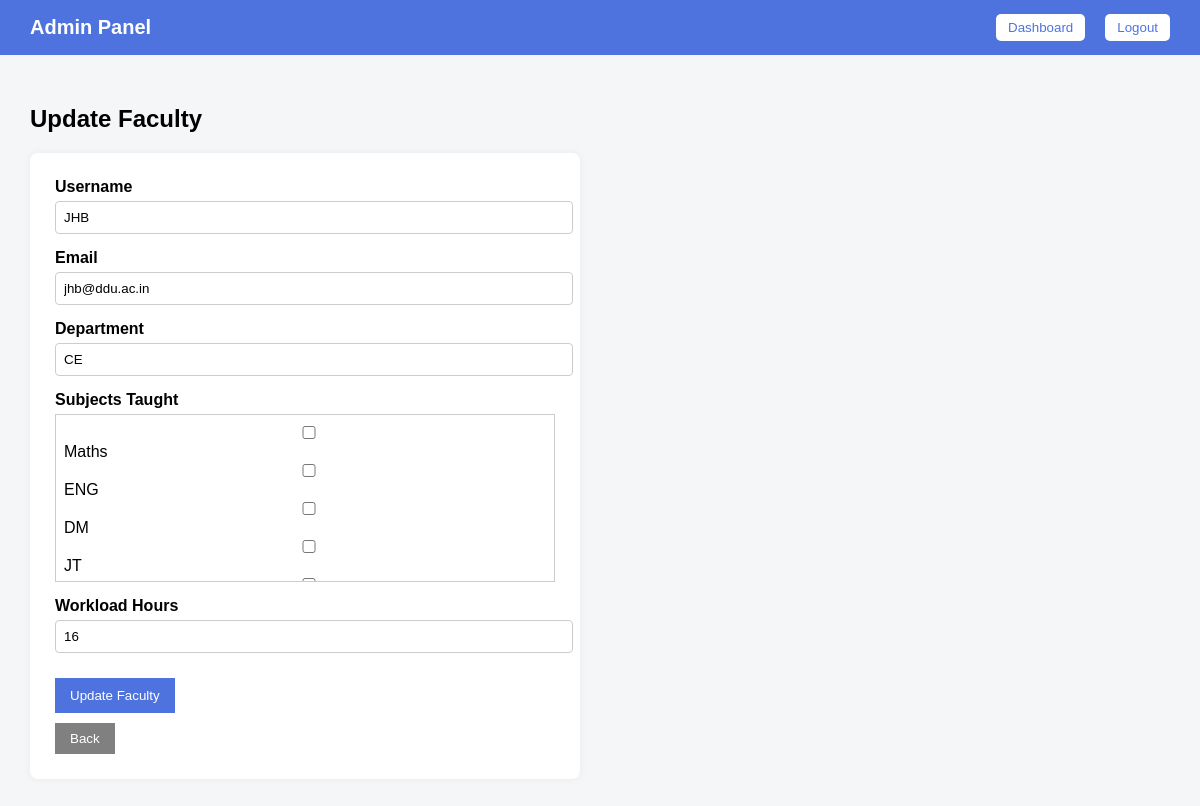
Screenshot of /admin_hm/manage-users/update-faculty/1/ (signed in) with the database file from the repository.
### generator/models.py (models this page shows, shortened)
class FacultyProfile(models.Model):
    user = models.OneToOneField(User, on_delete=models.CASCADE)
    department = models.CharField(max_length=100)
    workload_hours = models.IntegerField(default=0)
    subjects = models.ManyToManyField(Subject)

class User(AbstractUser):
    ROLE_CHOICES = (
        ('ADMIN', 'Admin'),
        ('FACULTY', 'Faculty'),
        ('HOD', 'Head of Department'),
    )
    role = models.CharField(max_length=20, choices=ROLE_CHOICES)

class Subject(models.Model):
    subject_code = models.CharField(max_length=20, unique=True)
    subject_name = models.CharField(max_length=100)
    semester = models.IntegerField()
    lecture_hours = models.IntegerField()
    lab_hours = models.IntegerField(default=0)

### generator/views.py (the view, shortened to what this page needs)
# urls.py: path("admin_hm/manage-users/update-faculty/<int:faculty_id>/", views.update_faculty, name="update_faculty"),
@login_required
def update_faculty(request, faculty_id):
    if request.user.role != "ADMIN":
        return redirect("login")
    faculty = get_object_or_404(FacultyProfile, id=faculty_id)
    subjects = Subject.objects.all()
    return render(request, "generator/admin/update_faculty.html", {
        "faculty": faculty,
        "subjects": subjects
    })

### generator/templates/generator/admin/update_faculty.html (shortened to what this page needs)
<!doctype html>
<html>
<head>
</head>
<body>
<nav class="navbar">
  <div class="nav-left">Admin Panel</div>
  <div class="nav-right">
    <a href="{% url 'admin_home' %}"><button>Dashboard</button></a>
    <a href="{% url 'login' %}"><button>Logout</button></a>
  </div>
</nav>
<div class="main-container">
  <h2 class="page-title">Update Faculty</h2>
  <div class="form-card">
    <form method="post">
      <div class="form-group">
        <label>Username</label>
        <input type="text" name="username" value="{{ faculty.user.username }}" required>
      </div>
      <div class="form-group">
        <label>Email</label>
        <input type="email" name="email" value="{{ faculty.user.email }}" required>
      </div>
      <div class="form-group">
        <label>Department</label>
        <input type="text" name="department" value="{{ faculty.department }}" required>
      </div>
      <div class="form-group">
        <label>Subjects Taught</label>
        <div style="max-height:150px; overflow-y:auto; border:1px solid #ccc; padding:8px;">
          {% for sub in subjects %}
          <div>
            <input type="checkbox" name="subjects" value="{{ sub.id }}"
              {% if sub in faculty.subjects.all %}checked{% endif %}>
            {{ sub.subject_name }}
          </div>
          {% endfor %}
        </div>
      </div>
      <div class="form-group">
        <label>Workload Hours</label>
        <input type="number" name="workload_hours" value="{{ faculty.workload_hours }}" required>
      </div>
      <button type="submit" class="btn-primary">Update Faculty</button>
    </form>
    <a href="{% url 'manage_faculties' %}">
      <button class="btn-secondary">Back</button>
    </a>
  </div>
</div>
</body>
</html>

### generator/templates/generator/admin/update_faculty.html (style rules this page uses)
body { margin: 0; font-family: Arial, sans-serif; background: #f4f6f8; }
.navbar { background: #4e73df; color: white; padding: 14px 30px; display: flex; justify-content: space-between; align-items: center; }
.nav-left { font-size: 20px; font-weight: 600; }
.nav-right { display: flex; gap: 20px; align-items: center; }
.nav-right button { background: white; color: #4e73df; border: none; padding: 6px 12px; border-radius: 5px; cursor: pointer; }
.main-container { padding: 30px; }
.page-title { margin-bottom: 20px; }
.form-card { background: white; padding: 25px; border-radius: 8px; max-width: 500px; box-shadow: 0 0 8px rgba(0, 0, 0, 0.05); }
.form-group { margin-bottom: 15px; }
label { font-weight: bold; display: block; margin-bottom: 5px; }
input { width: 100%; padding: 8px; border-radius: 4px; border: 1px solid #ccc; }
.btn-primary { background: #4e73df; color: white; border: none; padding: 10px 15px; margin-top: 10px; cursor: pointer; }
.btn-secondary { background: gray; color: white; border: none; padding: 8px 15px; margin-top: 10px; cursor: pointer; }

### rows the page displays
FacultyProfile: username "JHB", email "jhb@ddu.ac.in", department "CE", workload_hours "16"
Subject: subject_name "Maths"
Subject: subject_name "ENG"
Subject: subject_name "DM"
Subject: subject_name "JT"
